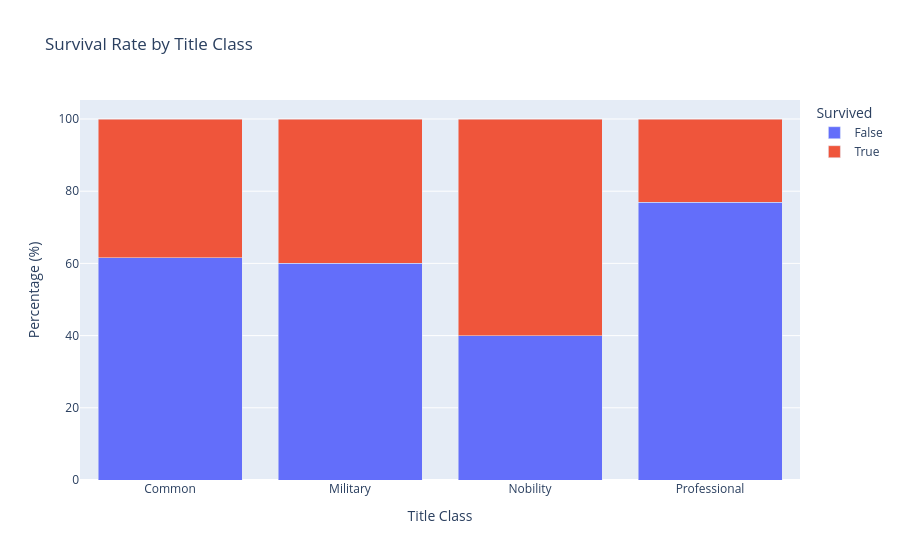
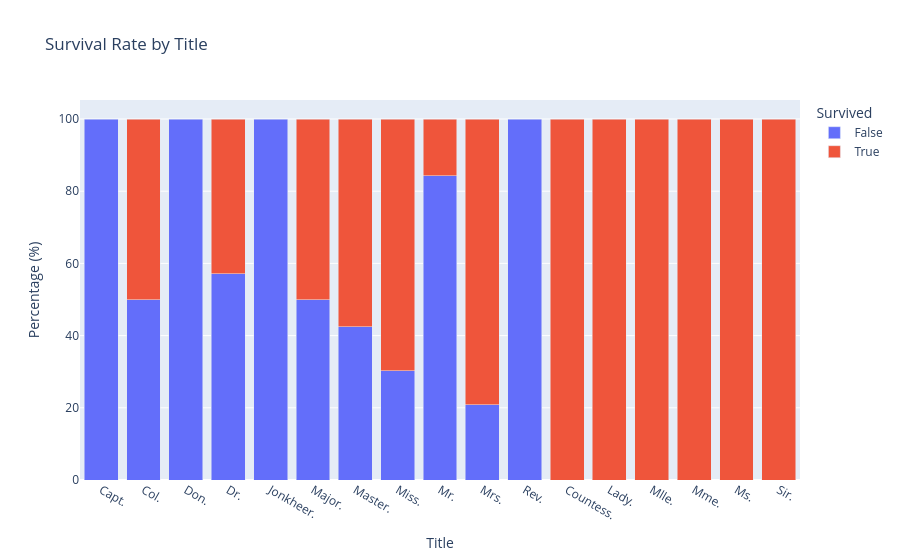

Notebook code for these charts, in order:
### Markdown cell above
### Revisit Visualizations
Now that you have the new columns in place. Revisit the pairwise comparison plots to see if the new columns reveal any interesting relationships.

### Code cell
# Enter the code needed to recheck the pairwise comparison.
counts = df.to_pandas().groupby(['Title_Class', 'Survived']).size().reset_index(name='Count')
counts['Percentage'] = counts.groupby('Title_Class')['Count'].transform(lambda x: x / x.sum() * 100)


total_counts_class = df.group_by('Title_Class').agg(pl.len().alias('Total'))
total_counts_title = df.group_by('Title').agg(pl.len().alias('Total'))

print(total_counts_class)
print(total_counts_title)

fig = px.bar(
    counts,
    x='Title_Class',
    y='Percentage',
    color='Survived',
    title='Survival Rate by Title Class',
    labels={'Title_Class': 'Title Class', 'Percentage': 'Percentage (%)'},
    barmode='stack',
)
fig.show()

counts = df.to_pandas().groupby(['Title', 'Survived']).size().reset_index(name='Count')
counts['Percentage'] = counts.groupby('Title')['Count'].transform(lambda x: x / x.sum() * 100)

fig = px.bar(
    counts,
    x='Title',
    y='Percentage',
    color='Survived',
    title='Survival Rate by Title',
    labels={'Title': 'Title', 'Percentage': 'Percentage (%)'},
    barmode='stack',
)
fig.show()

### Figure 1 — Plotly figure (JSON) as saved in the notebook; plotly's stock layout.template omitted (floating-point values rounded to 4 significant figures)
{"data": [{"hovertemplate": "Survived=False<br>Title Class=%{x}<br>Percentage (%)=%{y}<extra></extra>", "legendgroup": "False", "marker": {"color": "#636efa", "pattern": {"shape": ""}}, "name": "False", "orientation": "v", "showlegend": true, "textposition": "auto", "type": "bar", "x": ["Common", "Military", "Nobility", "Professional"], "xaxis": "x", "y": [61.52, 60.0, 40.0, 76.92], "yaxis": "y"}, {"hovertemplate": "Survived=True<br>Title Class=%{x}<br>Percentage (%)=%{y}<extra></extra>", "legendgroup": "True", "marker": {"color": "#EF553B", "pattern": {"shape": ""}}, "name": "True", "orientation": "v", "showlegend": true, "textposition": "auto", "type": "bar", "x": ["Common", "Military", "Nobility", "Professional"], "xaxis": "x", "y": [38.48, 40.0, 60.0, 23.08], "yaxis": "y"}], "layout": {"barmode": "stack", "legend": {"title": {"text": "Survived"}, "tracegroupgap": 0}, "title": {"text": "Survival Rate by Title Class"}, "xaxis": {"anchor": "y", "domain": [0, 1], "title": {"text": "Title Class"}}, "yaxis": {"anchor": "x", "domain": [0, 1], "title": {"text": "Percentage (%)"}}}}

### Figure 2 — Plotly figure (JSON) as saved in the notebook; plotly's stock layout.template omitted (floating-point values rounded to 4 significant figures)
{"data": [{"hovertemplate": "Survived=False<br>Title=%{x}<br>Percentage (%)=%{y}<extra></extra>", "legendgroup": "False", "marker": {"color": "#636efa", "pattern": {"shape": ""}}, "name": "False", "orientation": "v", "showlegend": true, "textposition": "auto", "type": "bar", "x": ["Capt.", "Col.", "Don.", "Dr.", "Jonkheer.", "Major.", "Master.", "Miss.", "Mr.", "Mrs.", "Rev."], "xaxis": "x", "y": [100.0, 50.0, 100.0, 57.14, 100.0, 50.0, 42.5, 30.22, 84.33, 20.8, 100.0], "yaxis": "y"}, {"hovertemplate": "Survived=True<br>Title=%{x}<br>Percentage (%)=%{y}<extra></extra>", "legendgroup": "True", "marker": {"color": "#EF553B", "pattern": {"shape": ""}}, "name": "True", "orientation": "v", "showlegend": true, "textposition": "auto", "type": "bar", "x": ["Col.", "Countess.", "Dr.", "Lady.", "Major.", "Master.", "Miss.", "Mlle.", "Mme.", "Mr.", "Mrs.", "Ms.", "Sir."], "xaxis": "x", "y": [50.0, 100.0, 42.86, 100.0, 50.0, 57.5, 69.78, 100.0, 100.0, 15.67, 79.2, 100.0, 100.0], "yaxis": "y"}], "layout": {"barmode": "stack", "legend": {"title": {"text": "Survived"}, "tracegroupgap": 0}, "title": {"text": "Survival Rate by Title"}, "xaxis": {"anchor": "y", "domain": [0, 1], "title": {"text": "Title"}}, "yaxis": {"anchor": "x", "domain": [0, 1], "title": {"text": "Percentage (%)"}}}}
